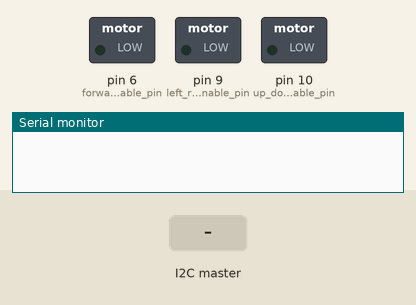
Recording of a sketch running on a simulated Arduino Uno, built with avr-gcc and run on an emulated ATmega328P. On the bench: switched loads named in the sketch (green lamp = pin HIGH), the last lines printed to the serial monitor. The inputs (shaded band) are chosen by the test bench.

Above: at 1.2 s.
1.3 s: the I2C master sends the byte 0
At 2.4 s:
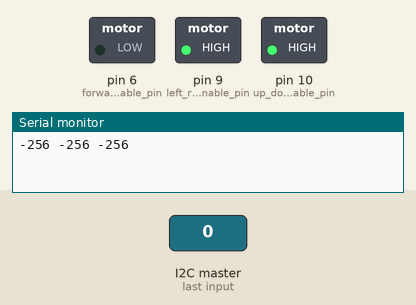
Timing chart, 0 to 4.3 s (numbered marks = the images above; inputs shaded):
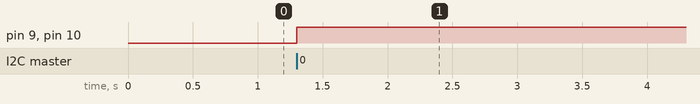

The sketch:

Wheatly_Motor_Slave.ino
```cpp
/*
 * Wheatley Motor Slave
 * Rio King
 *
 * This code listens for data over I2C and drives
 * both motor controllers based on that data.
 */

#include <Wire.h>
//set the port to connect to
const int I2C_Port = 1;

//the scale to smooth by
const double SMOOTH_MOD = 4.0;
const double TRACK_SMOOTH_MOD = 3.0;

//set the pins for the motor controllers
const int forward_backward_motor_pin_1 = 2;
const int forward_backward_motor_pin_2 = 7;
const int forward_backward_motor_enable_pin = 6;

const int up_down_motor_pin_1 = 11;
const int up_down_motor_pin_2 = 12;
const int up_down_motor_enable_pin = 10;

const int left_right_motor_pin_1 = 13;
const int left_right_motor_pin_2 = 8;
const int left_right_motor_enable_pin = 9;

//motor speed variable
double forward_backward_motor_speed = 0;
double up_down_motor_speed = 0;
double left_right_motor_speed = 0;

//target motor speeds
int target_forward_backward_motor_speed = 0;
int target_up_down_motor_speed = 0;
int target_left_right_motor_speed = 0;

//if the remote is on, smooth
bool smoothing = false;

void setup() {
  Wire.begin(I2C_Port);                // join i2c bus with address #1
  Wire.onReceive(receive_data); // set it so when data is recieved, the receive_data function is run
  Serial.begin(9600);           // start serial for output
}

// function that executes whenever data is received from master
// this function is registered as an event, see setup()
void receive_data(int howMany) {

  //read if the remote is on or not
  smoothing = Wire.read();
  //read the target positions, scaled back to between -255 and 255
  target_left_right_motor_speed = (Wire.read() - 127) * 2;
  target_up_down_motor_speed = (Wire.read() - 127) * 2;
  target_forward_backward_motor_speed = (Wire.read() - 127) * 2;

  ///////////// TEMPORARY /////////////////////////////

  if(smoothing == false){
    Serial.print(target_left_right_motor_speed);
    Serial.print(" ");
    Serial.print(target_up_down_motor_speed);
    Serial.print(" ");
    Serial.println(target_forward_backward_motor_speed);
  }

}

//accelerate and decelerate motion
void smooth_motor(int* target, double* current, double smooth_mod){
  //if the current speed needs to accelerate
  if(*target > *current){
    //add the smooth mod scale to the current speed
    *current += smooth_mod;
    //if the speed is now past the target speed
    if(*current > *target){
      //set the speed equal to the target speed
      *current = *target;
    }
  }
  else if(*target < *current){
    //subtract the smooth scale from the current speed
    *current -= smooth_mod;
    //if the speed is now past the target speed
    if(*current < *target){
      //set them equal
      *current = *target;
    }
  }
}

//write the speed to the given pins
void write_to_motor(int pin_1, int pin_2, int enable_pin, int PMW_Speed)
{
  //if the speed is positive, spin the motor forward
  if(PMW_Speed > 0){
    digitalWrite(pin_1, HIGH);
    digitalWrite(pin_2, LOW);
    analogWrite(enable_pin, PMW_Speed);
  }
  //if the speed is negative, spin the motor backward
  else if(PMW_Speed < 0){
    digitalWrite(pin_1, LOW);
    digitalWrite(pin_2, HIGH);
    analogWrite(enable_pin, -PMW_Speed);
  }
  //if the speed is 0, brake the motor
  else{
    digitalWrite(pin_1, LOW);
    digitalWrite(pin_2, LOW);
    analogWrite(enable_pin, 0);
  }
}

void loop() {

  //declaired in setup, if data is recieved, update target speed varibles

  //smooth the acceleration if smoothing is on
  if(smoothing == true){
    smooth_motor(&target_forward_backward_motor_speed, &forward_backward_motor_speed,TRACK_SMOOTH_MOD);
    smooth_motor(&target_up_down_motor_speed, &up_down_motor_speed,SMOOTH_MOD);
    smooth_motor(&target_left_right_motor_speed, &left_right_motor_speed,SMOOTH_MOD);
  }
  //if smoothing isn't on, set the speeds to the target speeds
  else{
    forward_backward_motor_speed = target_forward_backward_motor_speed;
    up_down_motor_speed = target_up_down_motor_speed;
    left_right_motor_speed = target_left_right_motor_speed;
  }
  //write to the motors
  write_to_motor(forward_backward_motor_pin_1, forward_backward_motor_pin_2, forward_backward_motor_enable_pin, forward_backward_motor_speed);
  write_to_motor(up_down_motor_pin_1, up_down_motor_pin_2, up_down_motor_enable_pin, up_down_motor_speed);
  write_to_motor(left_right_motor_pin_1, left_right_motor_pin_2, left_right_motor_enable_pin, left_right_motor_speed);

}
```

Measured:
- after the input at 1.3 s, pin 9 (left_right_motor_enable_pin), pin 10 (up_down_motor_enable_pin): LOW → HIGH at once
